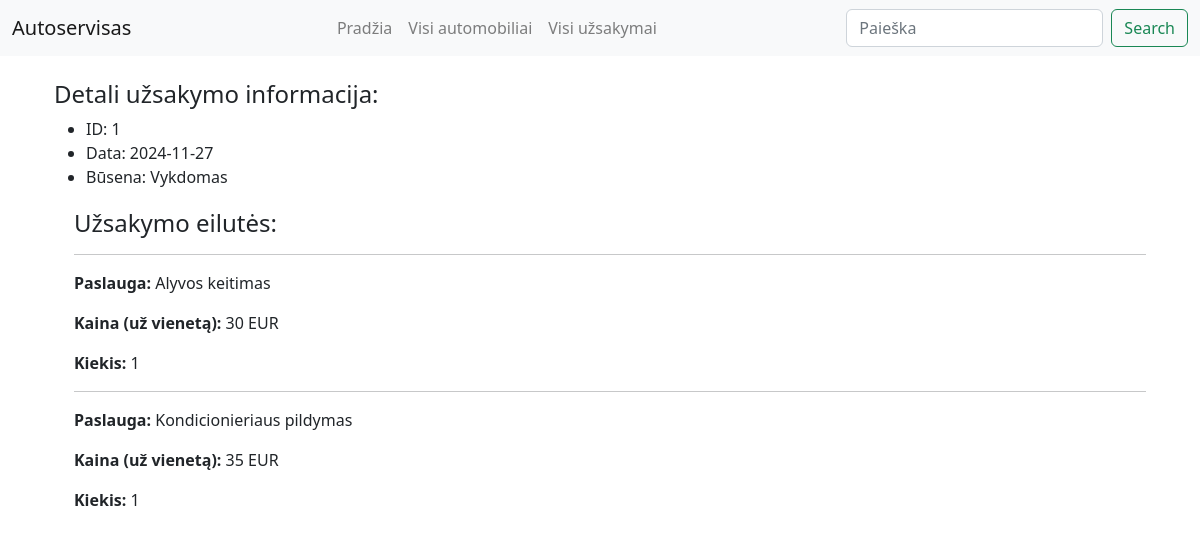
Screenshot of /autoservice/uzsakymai/1 with the database file from the repository.
### autoservice/models.py (models this page shows, shortened)
class Uzsakymas(models.Model):
    data = models.CharField('Data',max_length=100)
    automobilio = models.ForeignKey(Automobilis, on_delete=models.CASCADE)
    status = models.ForeignKey(Busena, on_delete=models.DO_NOTHING, verbose_name='Būsena')
    class Meta:
        verbose_name = 'Užsakymas'
        verbose_name_plural = 'Užsakymai'

class Busena(models.Model):
    pavadinimas = models.CharField('Būsena', max_length=100)
    def __str__(self):
        return self.pavadinimas
    class Meta:
        verbose_name = 'Būsena'
        verbose_name_plural = 'Būsenos'

class Uzsakymo_eilute(models.Model):
    paslauga = models.ForeignKey(Paslauga, on_delete=models.CASCADE)
    uzsakymas = models.ForeignKey(Uzsakymas, on_delete=models.CASCADE )
    kiekis = models.CharField('Kiekis',max_length=100)
    class Meta:
        verbose_name = 'Užsakymo eilutė'
        verbose_name_plural = 'Užsakymų eilutės'

class Paslauga(models.Model):
    pavadinimas = models.CharField('Pavadinimas',max_length=500)
    kaina = models.IntegerField('Kaina')
    class Meta:
        verbose_name = 'Paslauga'
        verbose_name_plural = 'Paslaugos'

### autoservice/views.py (the view)
# urls.py: path('uzsakymai/<int:pk>', views.Uzsakymo_info.as_view(), name='uzsakymo_info'),
class Uzsakymo_info(generic.DetailView):
    model = Uzsakymas
    template_name = 'uzsakymas.html'

### autoservice/templates/uzsakymas.html
{% extends "base.html" %}
{% block content %}
  <div class="container uzsakymas">
    <h4>Detali užsakymo informacija:</h4>
    <ul>
      <li>ID:  {{ uzsakymas.id }}</li>
      <li>Data:  {{ uzsakymas.data }}</li>
      <li>Būsena:  {{ uzsakymas.status }}</li>
    </ul>
      <div style="margin-left:20px;margin-top:20px">
        <h4>Užsakymo eilutės:</h4>
        {% for eilute in uzsakymas.uzsakymo_eilute_set.all %}
          <hr>
        <p><strong>Paslauga:</strong> {{ eilute.paslauga.pavadinimas }}</p>
        <p><strong>Kaina (už vienetą):</strong> {{ eilute.paslauga.kaina }} EUR</p>
        <p><strong>Kiekis:</strong> {{ eilute.kiekis }}</p>
      {% empty %}
        <p class="text-warning">Šis užsakymas neturi paslaugų.</p>
        {% endfor %}
      </div>
    </div>
{% endblock %}

### rows the page displays
Uzsakymas: id "1", data "2024-11-27", status "Vykdomas"
Uzsakymo_eilute: paslauga.pavadinimas "Alyvos keitimas", paslauga.kaina "30", kiekis "1"
Uzsakymo_eilute: paslauga.pavadinimas "Kondicionieriaus pildymas", paslauga.kaina "35", kiekis "1"
